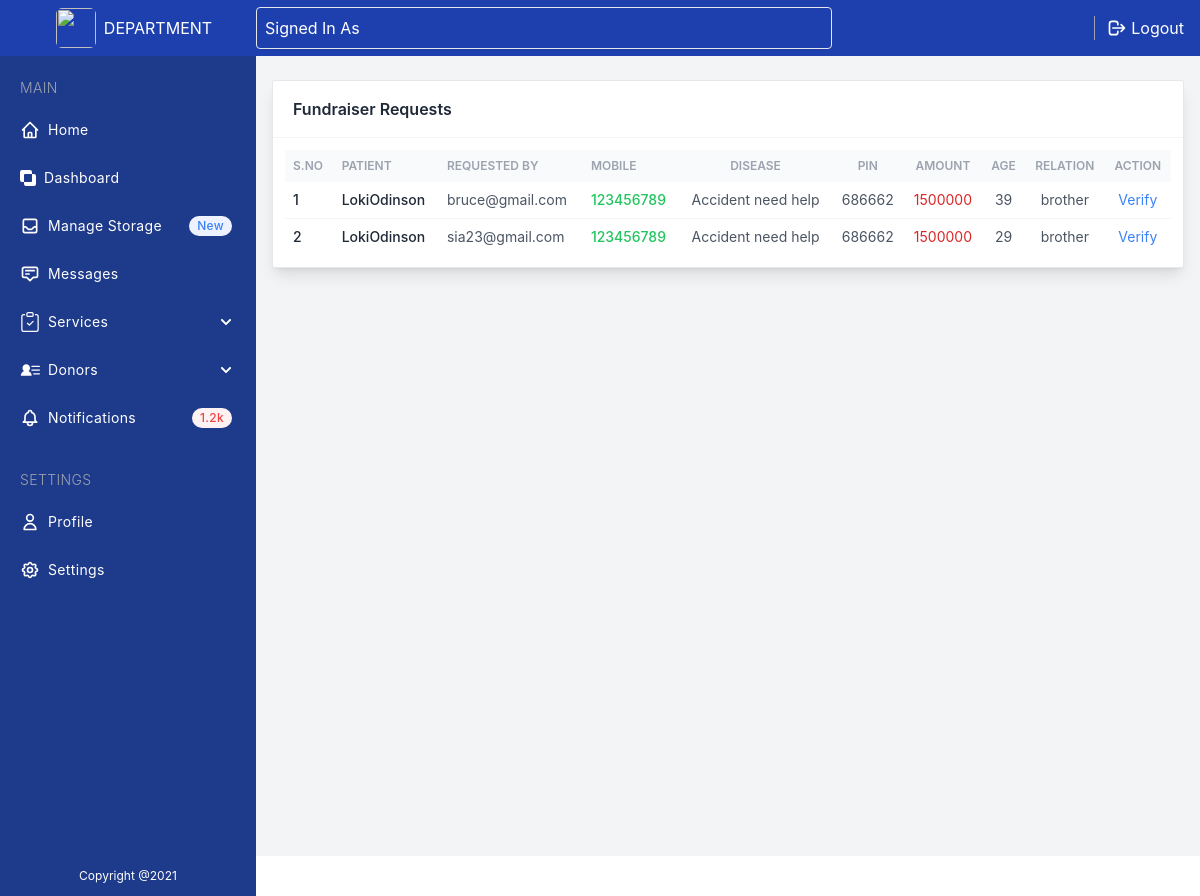
The app's page /view_fundraiser/ with its own data.
### user/models.py (models this page shows, shortened)
class ReqCampaign (models.Model):
    user = models.ForeignKey(Donor, on_delete=models.CASCADE)
    fname = models.CharField(max_length=50)
    lname = models.CharField(max_length=50)
    age = models.CharField(max_length=2)
    place = models.CharField(max_length=50)
    pin = models.CharField(max_length=6)
    mob = models.CharField(max_length=15, null=True)
    amount = models.CharField(max_length=10)
    description = models.CharField(max_length=200)
    hospital = models.CharField(max_length=100)
    rwithpatient = models.CharField(max_length=10, null=True)
    documentpic = models.FileField(null=True)
    patientpic = models.FileField(null=True)
    status = models.CharField(max_length=40, null=True)
    date = models.DateTimeField(auto_now_add=True)
    departmentremark = models.CharField(max_length=300, null=True)
    adminremark = models.CharField(max_length=300, null=True)
    updationdate = models.DateField(null=True)

class Donor (models.Model):
    user = models.ForeignKey(User, on_delete=models.CASCADE)
    contact = models.CharField(max_length=15, null=True)
    place = models.CharField(max_length=50)
    userpin = models.CharField(max_length=6)
    userpic = models.FileField(null=True)
    userbloodgroup = models.CharField(max_length=10)
    userdob = models.CharField(max_length=2)
    regdate = models.DateTimeField(auto_now_add=True)
    def __str__(self):
        return self.user.username

### department/views.py (the view)
# urls.py: path('view_fundraiser/', views.view_fundraiser, name='view_fundraiser'),
def view_fundraiser(request):
    fundraiser = ReqCampaign.objects.filter(status = "pending")
    return render(request, 'dep_view_fundraisers.html', locals())

### templates/dep_view_fundraisers.html (shortened to what this page needs)
{% extends 'dep_base.html' %}
{% block content %}
{% load static %}
<section class="antialiased bg-gray-100 text-gray-600 h-screen ml-14 mt-14 mb-10 md:ml-64 px-4">
<div class="flex flex-col w-full pt-6 h-full">
    <div class="w-full mx-auto bg-white shadow-lg rounded-sm border border-gray-200">
        <header class="px-5 py-4 border-b border-gray-100">
            <h2 class="font-semibold text-gray-800">Fundraiser Requests</h2>
        </header>
        <div class="p-3">
            <div class="overflow-x-auto">
                <table class="table-auto w-full">
                    <thead class="text-xs font-semibold uppercase text-gray-400 bg-gray-50">
                        <tr>
                            <th class="p-2 whitespace-nowrap">
                                <div class="font-semibold text-left">S.No</div>
                            </th>
                            <th class="p-2 whitespace-nowrap">
                                <div class="font-semibold text-left">Patient</div>
                            </th>
                            <th class="p-2 whitespace-nowrap">
                                <div class="font-semibold text-left">Requested By</div>
                            </th>
                            <th class="p-2 whitespace-nowrap">
                                <div class="font-semibold text-left">Mobile</div>
                            </th>
                            <th class="p-2 whitespace-nowrap">
                                <div class="font-semibold text-center">Disease</div>
                            </th>
                            <th class="p-2 whitespace-nowrap">
                                <div class="font-semibold text-center">Pin</div>
                            </th>
                            <th class="p-2 whitespace-nowrap">
                                <div class="font-semibold text-center">Amount</div>
                            </th>
                            <th class="p-2 whitespace-nowrap">
                                <div class="font-semibold text-center">Age</div>
                            </th>
                            <th class="p-2 whitespace-nowrap">
                                <div class="font-semibold text-center">Relation</div>
                            </th>
                            <th class="p-2 whitespace-nowrap">
                                <div class="font-semibold text-center">Action</div>
                            </th>
                        </tr>
                    </thead>
                    <tbody class="text-sm divide-y divide-gray-100">
                        {% for i in fundraiser %}
                        <tr>
                            <td class="p-2 whitespace-nowrap">
                                <div class="flex items-center">
                                    <div class="font-medium text-gray-800">{{forloop.counter}}</div>
                                </div>
                            </td>
                            <td class="p-2 whitespace-nowrap">
                                <div class="flex items-center">
                                    <div class="font-medium text-gray-800">{{ i.fname }}{{ i.lname }}</div>
                                </div>
                            </td>
                            <td class="p-2 whitespace-nowrap">
                                <div class="text-left">{{i.user}}</div>
                            </td>
                            <td class="p-2 whitespace-nowrap">
                                <div class="text-left font-medium text-green-500">{{i.mob}}</div>
                            </td>
                            <td class="p-2 whitespace-nowrap">
                                <div class="text-md text-center">{{i.description}}</div>
                            </td>
                            <td class="p-2 whitespace-nowrap">
                                <div class="text-md text-center">{{i.pin}}</div>
                            </td>
                            <td class="p-2 whitespace-nowrap text-red-600">
                                <div class="text-md text-center">{{i.amount}}</div>
                            </td>
                            <td class="p-2 whitespace-nowrap">
                                <div class="text-md text-center">{{i.age}}</div>
                            </td>
                            <td class="p-2 whitespace-nowrap">
                                <div class="text-md text-center">{{i.rwithpatient}}</div>
                            </td>
                            <td class="p-2 whitespace-nowrap">
                                <div class="text-md text-center"><a href="{% url 'verify_fundraiser' i.id %}" class="text-blue-500 hover:text-blue-700">Verify</a> </div>
                            </td>
                        </tr>
                        {% endfor %}
                    </tbody>
                </table>
            </div>
        </div>
    </div>
</div>
</section>
{% endblock %}

### records on screen
ReqCampaign: fname "Loki", lname "Odinson", user "bruce@gmail.com", mob "123456789", description "Accident need help", pin "686662", amount "1500000", age "39", rwithpatient "brother"
ReqCampaign: fname "Loki", lname "Odinson", user "sia23@gmail.com", mob "123456789", description "Accident need help", pin "686662", amount "1500000", age "29", rwithpatient "brother"
